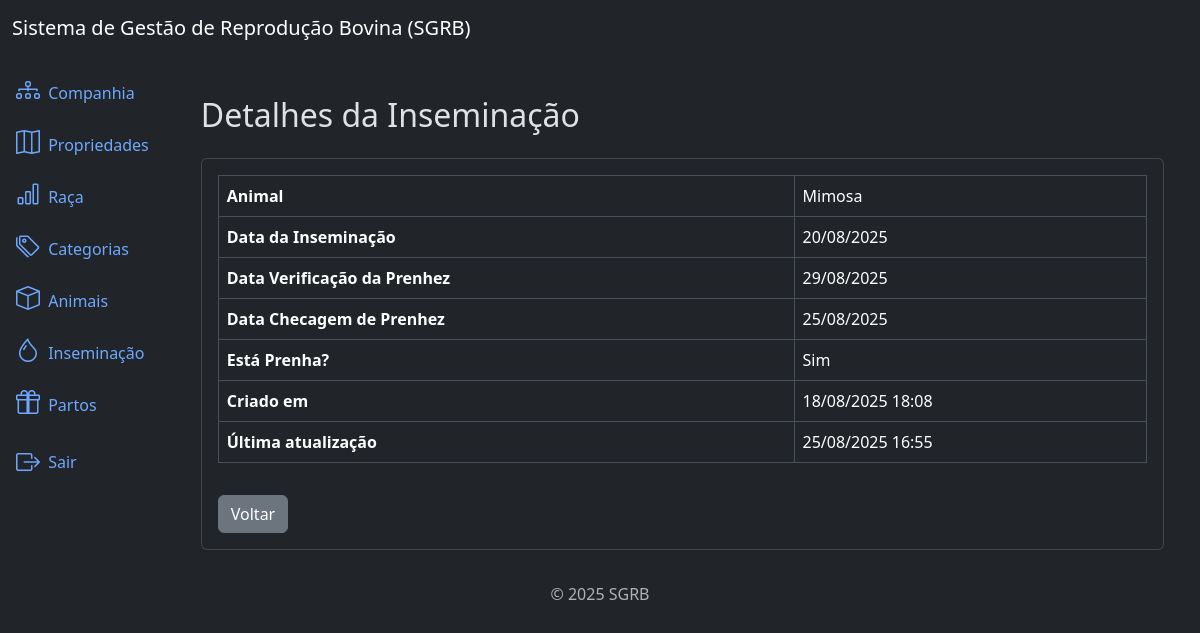
The app's page /inseminations/3/detail/ (signed in), older data.
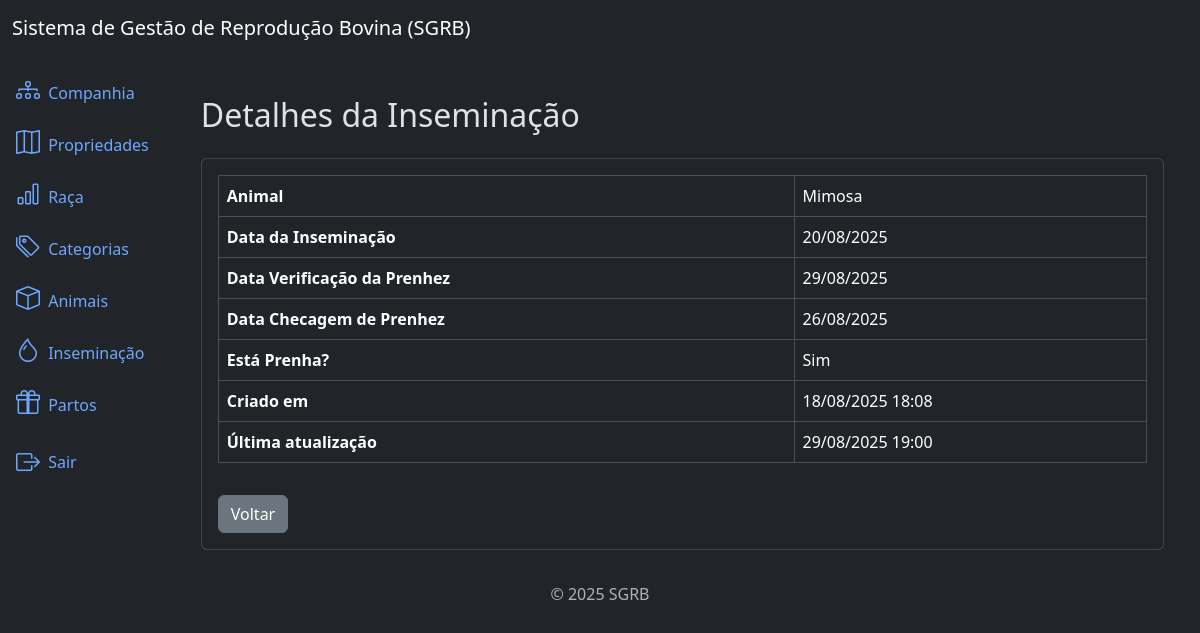
The same page, newer data.
### inseminations/models.py (models this page shows, shortened)
class Insemination(models.Model):
    animal = models.ForeignKey(Animal, on_delete=models.PROTECT, related_name='inseminations')  # noqa
    date_of_insemination = models.DateField()
    expected_pregnancy = models.DateField(null=True, blank=True)
    pregnancy_check = models.DateField(null=True, blank=True)
    is_pregnant = models.CharField(
        max_length=1,
        choices=PRENHEZ_CHOICES,
        null=True,
        blank=True
    )
    created_at = models.DateTimeField(auto_now_add=True)
    updated_at = models.DateTimeField(auto_now=True)
    class Meta:
        ordering = ['-created_at']

### animals/models.py (models this page shows, shortened)
class Animal(models.Model):
    name = models.CharField(max_length=100)
    birth = models.DateField(null=True, blank=True)
    farm = models.ForeignKey(Farm, on_delete=models.PROTECT, related_name='animais')  # noqa
    breed = models.ForeignKey(Breed, on_delete=models.PROTECT, related_name='animais')  # noqa
    category = models.ForeignKey(Category, on_delete=models.PROTECT, related_name='animais') # noqa
    created_at = models.DateTimeField(auto_now_add=True)
    updated_at = models.DateTimeField(auto_now=True)
    culling_date = models.DateField(null=True, blank=True,verbose_name='Data da Baixa')  # noqa
    culling_reason = models.CharField(
        max_length=2,
        choices=CULLING_REASON_CHOICES,
        null=True,
        blank=True,
    )
    class Meta:
        ordering = ['name']

### inseminations/views.py (the view)
# urls.py: path('inseminations/<int:pk>/detail/', views.InseminationDetailView.as_view(), name='insemination_detail'), # noqa
class InseminationDetailView(LoginRequiredMixin, PermissionRequiredMixin, DetailView):  # noqa
    model = models.Insemination
    template_name = 'insemination_detail.html'
    permission_required = 'inseminations.view_insemination'

### inseminations/templates/insemination_detail.html
{% extends 'base.html' %}
{% block content %}
<div class="container mt-4">
    <h2 class="mb-4">Detalhes da Inseminação</h2>
    <div class="card">
        <div class="card-body">
            <table class="table table-bordered">
                <tr>
                    <th>Animal</th>
                    <td>{{ insemination.animal.name }}</td>
                </tr>
                <tr>
                    <th>Data da Inseminação</th>
                    <td>{{ insemination.date_of_insemination|date:"d/m/Y" }}</td>
                </tr>
                <tr>
                    <th>Data Verificação da Prenhez</th>
                    <td>
                        {% if insemination.expected_pregnancy %}
                            {{ insemination.expected_pregnancy|date:"d/m/Y" }}
                        {% else %}
                            -
                        {% endif %}
                    </td>
                </tr>
                <tr>
                    <th>Data Checagem de Prenhez</th>
                    <td>
                        {% if insemination.pregnancy_check %}
                            {{ insemination.pregnancy_check|date:"d/m/Y" }}
                        {% else %}
                            -
                        {% endif %}
                    </td>
                </tr>
                <tr>
                    <th>Está Prenha?</th>
                    <td>
                        {% if insemination.is_pregnant %}
                            {{ insemination.get_is_pregnant_display }}
                        {% else %}
                            Não Verificado
                        {% endif %}
                    </td>
                </tr>
                <tr>
                    <th>Criado em</th>
                    <td>{{ insemination.created_at|date:"d/m/Y H:i" }}</td>
                </tr>
                <tr>
                    <th>Última atualização</th>
                    <td>{{ insemination.updated_at|date:"d/m/Y H:i" }}</td>
                </tr>
            </table>
            <a href="{% url 'insemination_list' %}" class="btn btn-secondary mt-3">Voltar</a>
        </div>
    </div>
</div>
{% endblock %}

Row changes from the older to the newer data that the page shows:
changed Insemination "Sim": pregnancy_check "25/08/2025" → "26/08/2025"; updated_at "25/08/2025 16:55" → "29/08/2025 19:00"
